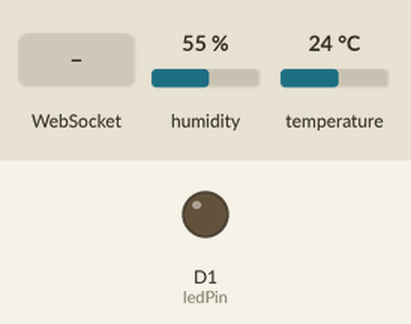
Simulated run of this sketch. Board: ESP8266 (NodeMCU). Shown: output pins drawn as LEDs (lit = HIGH). The inputs (shaded band) are chosen by the test bench; at power-on: humidity 55 %, temperature 24 °C. WiFi joins after 1.5 s; servers stay silent unless stated; what the sketch prints to the serial monitor is not drawn.

Above: at 2.7 s.
2.8 s: WebSocket text "ON" received
At 3.9 s:
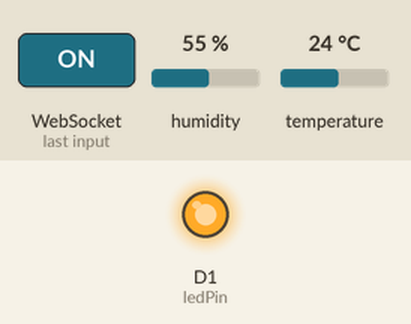
5.0 s: WebSocket text "OFF" received
At 6.3 s:
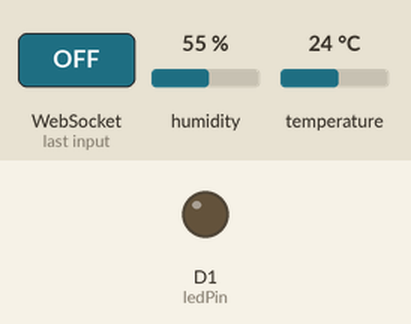
Timing chart, 0 to 8.0 s (numbered marks = the images above; inputs shaded):
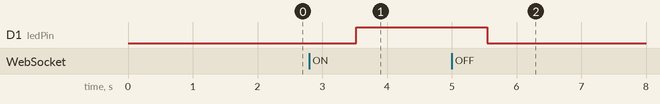

Measured:
- after the input at 2.8 s, D1 (ledPin): LOW → HIGH after 0.73 s
- after the input at 5.0 s, D1 (ledPin): HIGH → LOW after 0.55 s

The sketch:

IOT-N11-WS2.ino
```cpp
#include <ESP8266WiFi.h>
#include <WebSocketsServer.h>
#include <DHT.h>

const char* ssid = "Tuan Anh";
const char* password = "Tuananh1995";

// DHT Sensor Configuration
#define DHTPIN D4        // GPIO pin where the DHT sensor is connected
#define DHTTYPE DHT11    // DHT11 or DHT22
DHT dht(DHTPIN, DHTTYPE);

WebSocketsServer webSocket(81);

const int ledPin = D1;

void setup() {
  Serial.begin(115200);
  pinMode(ledPin, OUTPUT);
  digitalWrite(ledPin, LOW);

  WiFi.begin(ssid, password);
  while (WiFi.status() != WL_CONNECTED) {
    delay(500);
    Serial.print(".");
  }
  Serial.println("");
  Serial.print("Connected to ");
  Serial.println(ssid);
  Serial.print("IP address: ");
  Serial.println(WiFi.localIP());

  webSocket.begin();
  webSocket.onEvent(webSocketEvent);

  dht.begin();
}

void loop() {
  webSocket.loop();

  // Read sensor data and send it over WebSocket
  float h = dht.readHumidity();
  float t = dht.readTemperature();

  if (!isnan(h) && !isnan(t)) {
    String data = "Temp: " + String(t) + "°C, Humidity: " + String(h) + "%";
    webSocket.broadcastTXT(data);
  }
  delay(2000); // Update every 2 seconds
}

void webSocketEvent(uint8_t num, WStype_t type, uint8_t * payload, size_t length) {
  if (type == WStype_TEXT) {
    String message = String((char*)payload);
    if (message == "ON") {
      digitalWrite(ledPin, HIGH);
    } else if (message == "OFF") {
      digitalWrite(ledPin, LOW);
    }
  }
}
```
